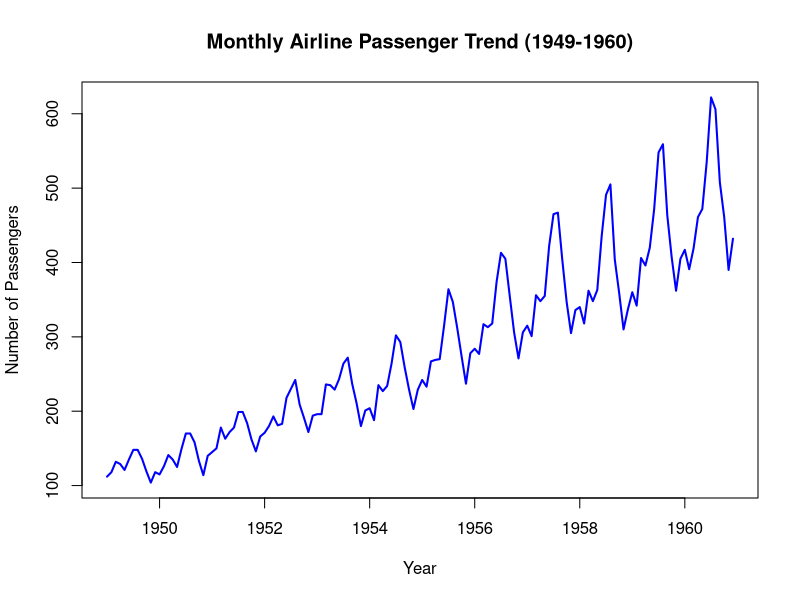
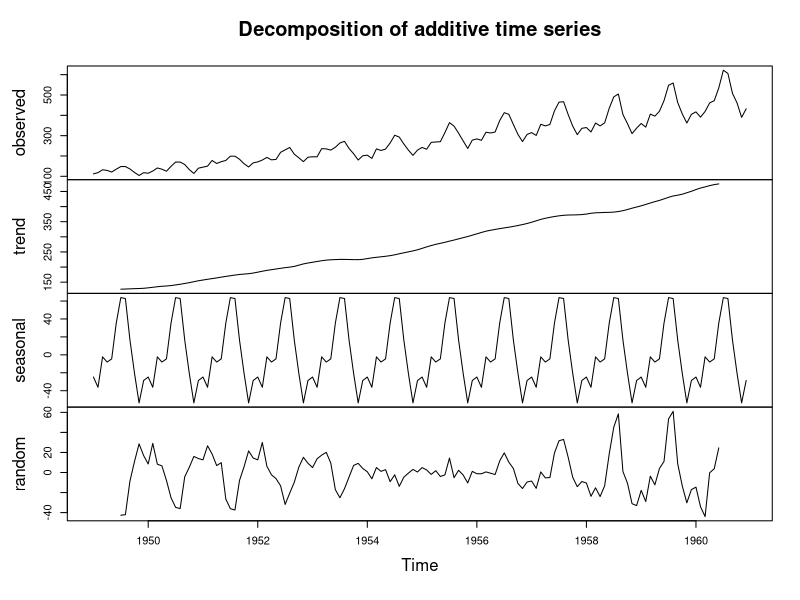
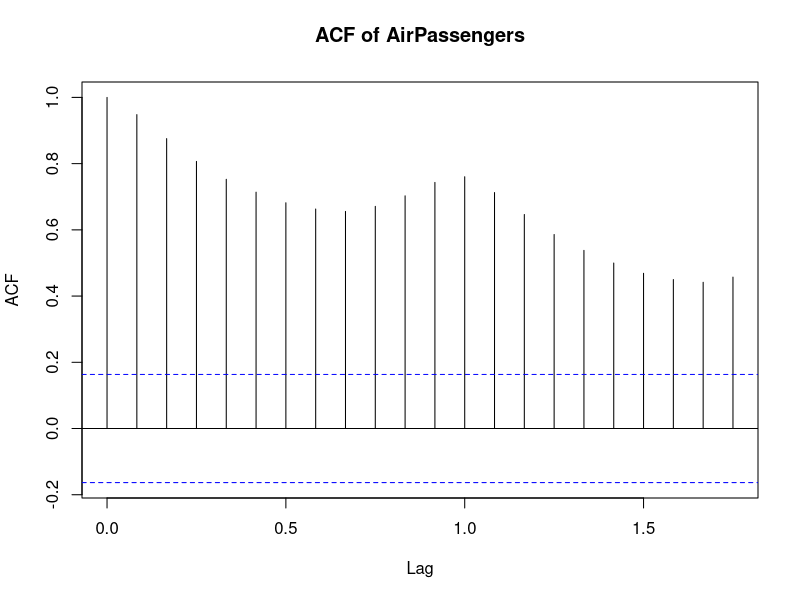
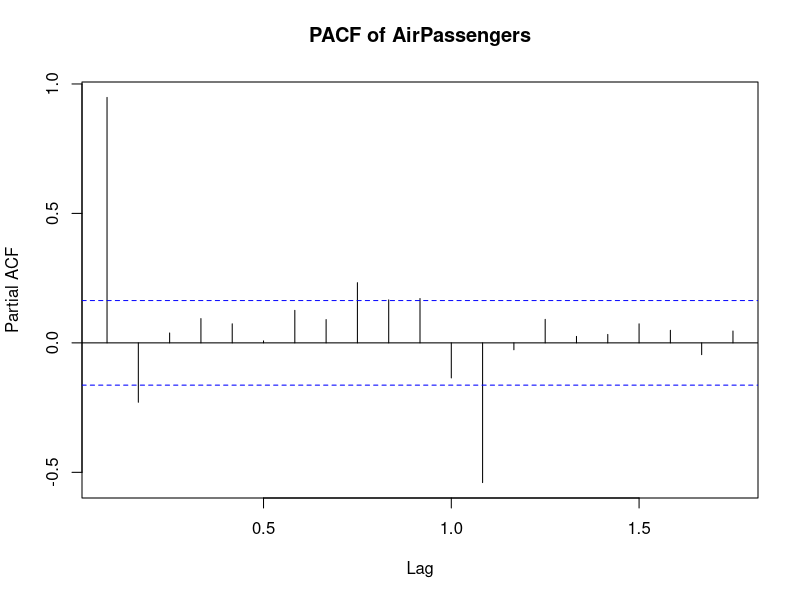
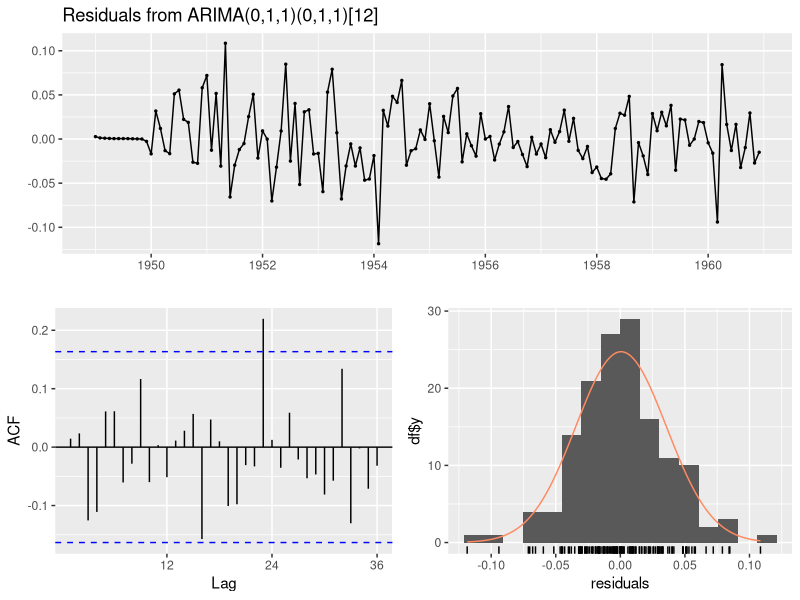
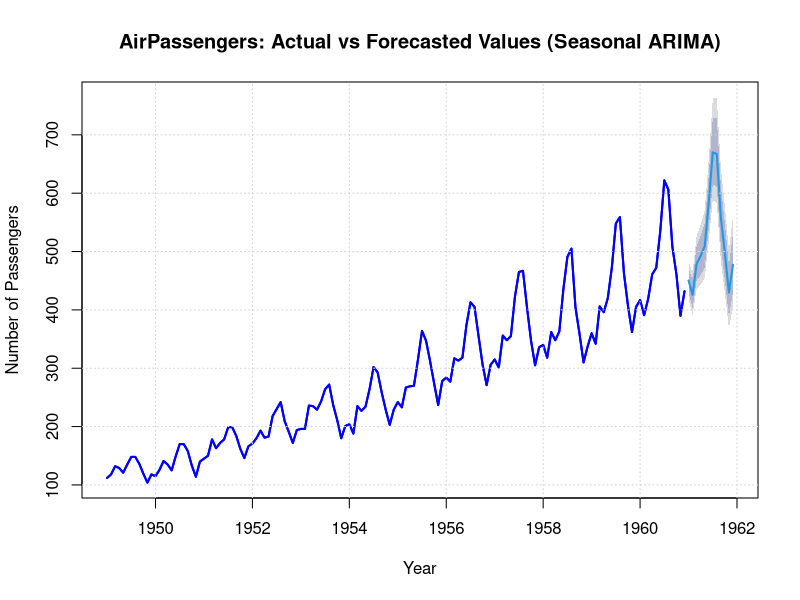

The R source for these figures, in order:
## ---- chunk 1
#1 .Load the built-in AirPassengers dataset in R.
data("AirPassengers")
## ---- chunk 2
#2. Explore the first five and last five observations of the dataset.
head(AirPassengers, 5)
tail(AirPassengers, 5)

head(data, 5)
tail(data, 5)
## ---- chunk 3
#3. Identify the starting and ending time periods of the dataset. (start, end)
start(AirPassengers)
end(AirPassengers)
## ---- chunk 4
#4. Determine the frequency and time-series characteristics of the dataset. (frequency, class)
frequency(AirPassengers)
class(AirPassengers)
str(AirPassengers)
## ---- chunk 5
#5. Visualize the monthly passenger trend over the entire period. (plot)
plot(AirPassengers,
     main = "Monthly Airline Passenger Trend (1949-1960)",
     xlab = "Year",
     ylab = "Number of Passengers",
     col = "blue",
     lwd = 2)
## ---- chunk 6
#6. Decompose the time series into trend, seasonal, and random components. (decompose)
decomposed <- decompose(AirPassengers)
decomposed
## ---- chunk 7
#7. Plot the decomposed components to examine the underlying patterns.
plot(decomposed)
## ---- chunk 8
#8. Analyze the autocorrelation and partial autocorrelation of the time series. (acf, pacf)
acf(AirPassengers,
    main = "ACF of AirPassengers")

pacf(AirPassengers,
     main = "PACF of AirPassengers")
## ---- chunk 9
# 9. Fit a SEASONAL ARIMA model on log-transformed data
log_ap <- log(AirPassengers)

if (!requireNamespace("forecast", quietly = TRUE)) install.packages("forecast")
library(forecast)

fit <- auto.arima(log_ap, seasonal = TRUE, stepwise = FALSE, approximation = FALSE)
fit
## ---- chunk 10
# 10. Model summary & diagnostics
summary(fit)

checkresiduals(fit)
## ---- chunk 11
# 11. Forecast next 12 months
fc <- forecast(fit, h = 12)

# back-transform
fc$mean     <- exp(fc$mean)
fc$lower    <- exp(fc$lower)
fc$upper    <- exp(fc$upper)
fc$x        <- AirPassengers

fc$mean
fc$lower; fc$upper
## ---- chunk 12
# 12. Plot actual vs forecasted values
plot(fc,
     main = "AirPassengers: Actual vs Forecasted Values (Seasonal ARIMA)",
     xlab = "Year", ylab = "Number of Passengers",
     col = "blue", lwd = 2)
lines(AirPassengers, col = "blue", lwd = 2)  # ensure actual is blue
grid()
